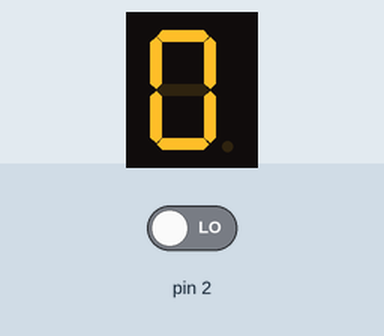
This sketch was run on a simulated Arduino Uno, built with avr-gcc and run on an emulated ATmega328P. Parts: 1-digit seven-segment display. Wiring (inferred from the names in the program): 1-digit 7-segment display, segments lit when HIGH: segments pin 5, pin 6, pin 7, pin 8, pin 9, pin 10, pin 11. The test bench sets the inputs (shaded band); at power-on: pin 2 LOW. The segment pins are drawn as the display they are named for.

Above: at 1.8 s.
1.9 s: pin 2 driven HIGH
At 2.9 s:
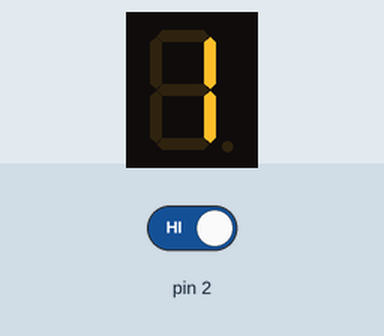
At 3.4 s:
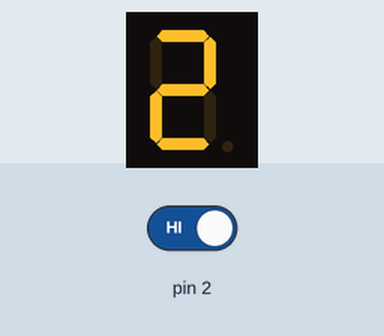
Timing chart, 0 to 4.9 s (numbered marks = the images above; inputs shaded):
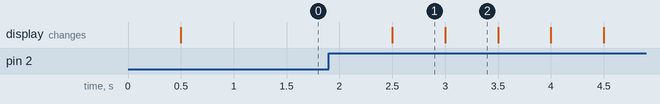

Measured:
- after the input at 1.9 s, the display: changes after 0.60 s (image 1)
- what the display in image 1 shows lasts 0.5 s, from 2.5 s to 3.0 s

The sketch:

Display_2.ino
```cpp
/**********************************************************************************
**                                                                               **
**                         Sortides i entrades digitals                          **
**                              Array de 8 LEDs                                  **
**                                                                               **
** ADAM LAAOUAJ                                                       06/03/2017 **
**********************************************************************************/

//********** Includes *************************************************************

//********** Variables ************************************************************
const int A = 5; //Cada LED amb un nombre
const int B = 6;
const int C = 7;
const int D = 8;
const int E = 9;
const int F = 10;
const int G = 11;
const int polsador = 2;
int a = 500;
int num = 0;
//********** Setup ****************************************************************
void setup()
{
  pinMode(5,OUTPUT); // Sortides
  pinMode(6,OUTPUT);
  pinMode(7,OUTPUT);
  pinMode(8,OUTPUT);
  pinMode(9,OUTPUT);
  pinMode(10,OUTPUT);
  pinMode(11,OUTPUT);
  pinMode(2,INPUT);

}

//********** Loop *****************************************************************
void loop()
{
  if(digitalRead(2))
  {
    num = num + 1;
    if (num==10){
    num = 0;
    }
    }


  if(num==0){
  delay (a);
  digitalWrite (A,HIGH); //0
  digitalWrite (B,HIGH);
  digitalWrite (C,HIGH);
  digitalWrite (D,HIGH);
  digitalWrite (E,HIGH);
  digitalWrite (F,HIGH);
  digitalWrite (G,LOW);
  }
  if(num==1)
  {
  delay (a);
  digitalWrite (A,LOW); //1
  digitalWrite (B,HIGH);
  digitalWrite (C,HIGH);
  digitalWrite (D,LOW);
  digitalWrite (E,LOW);
  digitalWrite (F,LOW);
  digitalWrite (G,LOW);
  }
  if(num==2)
  {
    delay(a);
  digitalWrite (A,HIGH); //2
  digitalWrite (B,HIGH);
  digitalWrite (C,LOW);
  digitalWrite (D,HIGH);
  digitalWrite (E,HIGH);
  digitalWrite (F,LOW);
  digitalWrite (G,HIGH);

  }
  if(num==3)
  {
    delay (a);
  digitalWrite (A,HIGH); //3
  digitalWrite (B,HIGH);
  digitalWrite (C,HIGH);
  digitalWrite (D,HIGH);
  digitalWrite (E,LOW);
  digitalWrite (F,LOW);
  digitalWrite (G,HIGH);
  }
  if(num==4)
  {
    delay (a);
  digitalWrite (A,LOW); //4
  digitalWrite (B,HIGH);
  digitalWrite (C,HIGH);
  digitalWrite (D,LOW);
  digitalWrite (E,LOW);
  digitalWrite (F,HIGH);
  digitalWrite (G,HIGH);
  }
  if(num==5)
  {
    delay (a);
  digitalWrite (A,HIGH); //5
  digitalWrite (B,LOW);
  digitalWrite (C,HIGH);
  digitalWrite (D,HIGH);
  digitalWrite (E,LOW);
  digitalWrite (F,HIGH);
  digitalWrite (G,HIGH);
  }
  if(num==6)
  {
    delay (a);
  digitalWrite (A,LOW); //6
  digitalWrite (B,LOW);
  digitalWrite (C,HIGH);
  digitalWrite (D,HIGH);
  digitalWrite (E,HIGH);
  digitalWrite (F,HIGH);
  digitalWrite (G,HIGH);
  }
  if(num==7)
  {
    delay (a);
  digitalWrite (A,HIGH); //7
  digitalWrite (B,HIGH);
  digitalWrite (C,HIGH);
  digitalWrite (D,LOW);
  digitalWrite (E,LOW);
  digitalWrite (F,LOW);
  digitalWrite (G,LOW);
  }
  if(num==8)
  {
    delay (a);
  digitalWrite (A,HIGH); //8
  digitalWrite (B,HIGH);
  digitalWrite (C,HIGH);
  digitalWrite (D,HIGH);
  digitalWrite (E,HIGH);
  digitalWrite (F,HIGH);
  digitalWrite (G,HIGH);
  }
  if(num==9)
  {
    delay (a);
  digitalWrite (A,HIGH); //9
  digitalWrite (B,HIGH);
  digitalWrite (C,HIGH);
  digitalWrite (D,LOW);
  digitalWrite (E,LOW);
  digitalWrite (F,HIGH);
  digitalWrite (G,HIGH);
  }
}

//********** Funcions *************************************************************
```
